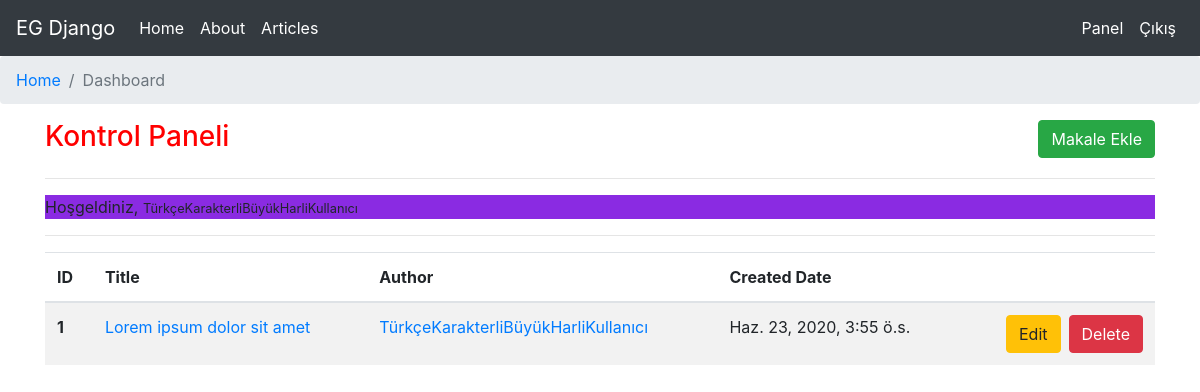
Screenshot of /articles/dashboard/ (signed in) with the database file from the repository.
### article/models.py (models this page shows, shortened)
class Article(models.Model):
    author = models.ForeignKey('auth.User', on_delete=models.CASCADE, verbose_name='Yazar')
    title = models.CharField(max_length=50, verbose_name='Başlık')
    content = RichTextField(verbose_name='İçerik')
    created_date = models.DateTimeField(auto_now_add=True)
    article_image = models.FileField(blank=True,null=True,verbose_name='Kapak Fotoğrafı')

### article/views.py (the view)
# urls.py: path('dashboard/', views.dashboard,name='dashboard'),
@login_required(login_url = 'user:login')
def dashboard(request):
    articles = Article.objects.filter(author = request.user).order_by('created_date').reverse()
    return render(request,'dashboard.html',{'articles':articles})

### templates/dashboard.html (shortened to what this page needs)
{% extends 'layout.html' %}
{% block breadcrumb %}
Dashboard
{% endblock breadcrumb %}
{% block body %}
<h3 class="d-inline-block">Kontrol Paneli</h3>
<a class="btn btn-success float-right" href="/articles/addarticle">Makale Ekle</a>
<hr>
<p>Hoşgeldiniz, <small>{{request.user.username}}</small></p>
<hr>
{% if articles %}
<table class="table table-striped">
  <thead>
    <tr>
      <th scope="col">ID</th>
      <th scope="col">Title</th>
      <th scope="col">Author</th>
      <th scope="col">Created Date</th>
      <th scope="col"></th>
    </tr>
  </thead>
  <tbody>
  {% for article in articles %}
    <tr>
      <th scope="row">{{ article.id }}</th>
      <td><a class="" href="{% url 'article:detail' article.id %}">{{ article.title }}</a></td>
      <td><a class="" href="{% url 'article:authorsArticles' article.author %}">{{ article.author }}</a></td>
      <td>{{ article.created_date }}</td>
      <td><a class="btn btn-danger float-right" href="{% url 'article:articleDelete' article.id %}">Delete</a><a class="btn btn-warning float-right mr-2" href="{% url 'article:articleUpdate' article.id %}">Edit</a></td>
    </tr>
  {% endfor %}
  </tbody>
</table>
{% else %}
<div class="alert alert-info" role="alert">Hiç makaleniz bulunmamaktadır.</div>
{% endif %}
{% endblock body %}

### article/static/style.css (style rules this page uses)
p { background-color: blueviolet; }

### efraimstatic/css/efraim.css (style rules this page uses)
h3 { color: red; }

### rows the page displays
Article: id "1", title "Lorem ipsum dolor sit amet", author "TürkçeKarakterliBüyükHarliKullanıcı", created_date "Haz. 23, 2020, 3:55 ö.s."

### other values shown
{{ request.user.username }} "TürkçeKarakterliBüyükHarliKullanıcı"
